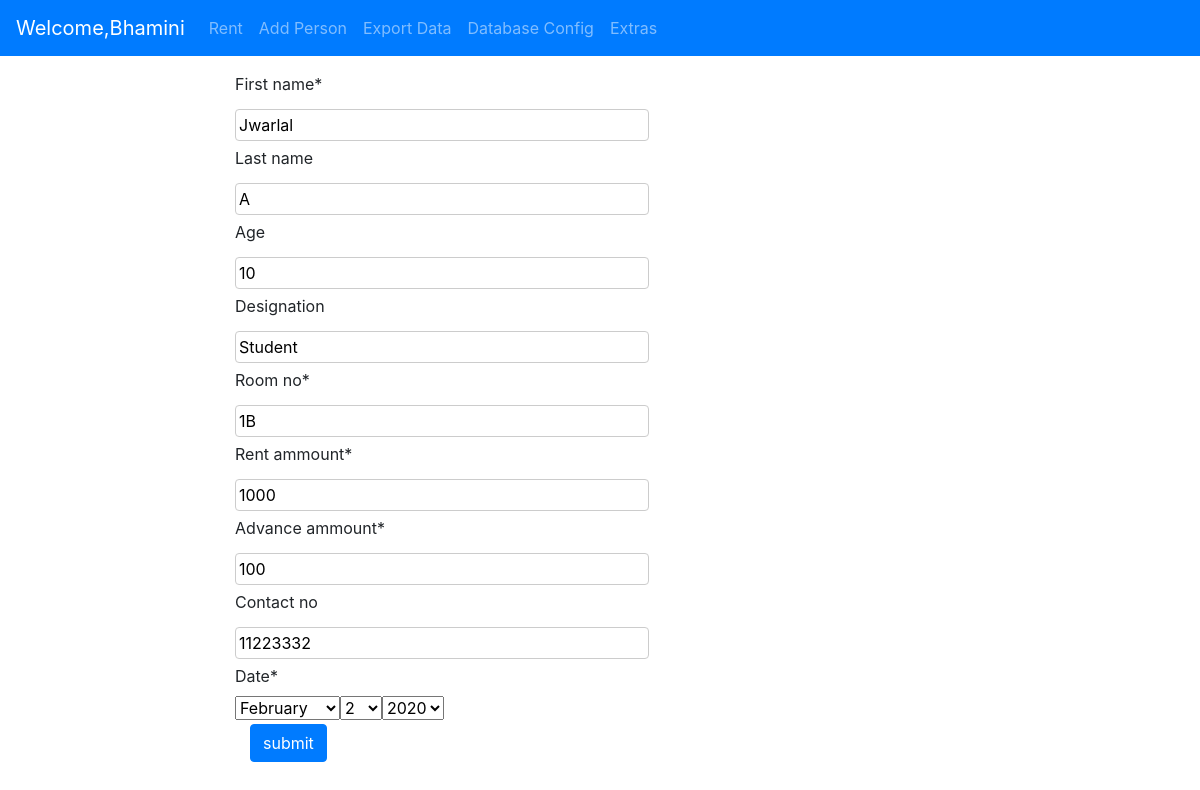
The app's page /modify/jwarlal1B with its own data.
### Management/models.py (models this page shows)
class Person(models.Model):
    first_name = models.CharField(max_length=30,null=False,blank=False)
    last_name = models.CharField(max_length=30,null=True,blank=True)
    age = models.IntegerField(null=True)
    designation = models.CharField(max_length=30,null=True,blank=True)
    room_no = models.CharField(max_length=30)
    id = models.CharField(primary_key=True,unique=True,max_length=20)
    rent_Ammount = models.IntegerField()
    advance_Ammount = models.IntegerField()
    contact_no = models.IntegerField(null=True)
    date = models.DateField()

### Management/views.py (the view)
# urls.py: path('modify/<str:person_id>' ,modify_person),
def modify_person(request, person_id):
    if request.method == 'POST':
        form = PersonForm(request.POST)
        if form.is_valid():
            data = form.cleaned_data
            client = Person.objects.filter(id=person_id)[0]
            name = client.first_name + " " + client.last_name
            data.update({'id': data['first_name'].lower() + data['room_no']})
            client.delete()
            Person.objects.create(**data)
            return render(request, 'message.html', {'type': 'updated', 'name': name})
        else:
            form = PersonForm(model_to_dict(Person.objects.get(id=person_id)))
            return render(request, 'modifyPerson.html', {'form': form})
    else:
        form = PersonForm(model_to_dict(Person.objects.get(id=person_id)))
        return render(request, 'modifyPerson.html', {'form': form})

### Management/forms.py
class PersonForm(forms.Form):
    first_name = forms.CharField(max_length=30)
    last_name = forms.CharField(max_length=30 , required=False)
    age = forms.IntegerField(required=False)
    designation = forms.CharField(max_length=20 , required=False)
    room_no = forms.CharField(max_length=10)
    rent_Ammount = forms.IntegerField()
    advance_Ammount = forms.IntegerField()
    contact_no = forms.IntegerField(required=False)
    date = forms.DateField(widget=forms.SelectDateWidget())

### Management/templates/modifyPerson.html (shortened to what this page needs)
{% extends 'base.html' %}
{% load crispy_forms_tags %}
{% block content %}
    <div class="container mt-3">
        <div class="row">
            <div class="col-lg-2"></div>
            <div class="col-lg">
                <form method="post">{% csrf_token %}
                    {{ form | crispy }}
                    <div class="container mt-1">
                        <div class="row">
                            <div class="col">
                                <input type="submit" value="submit" class="btn btn-primary">
                            </div>
                        </div>
                    </div>
                </form>
            </div>
        </div>
    </div>
{% endblock %}

### Management/templates/modifyPerson.html (style rules this page uses)
input[type=text], input[type=number] { width: 45%; padding: 3px; border: 1px solid #ccc; border-radius: 4px; box-sizing: border-box; margin-top: 5px; margin-bottom: 5px; resize: vertical }

### records on screen
Person: first_name "Jwarlal", last_name "A", age "10", designation "Student", room_no "1B", rent_Ammount "1000", advance_Ammount "100", contact_no "11223332"
